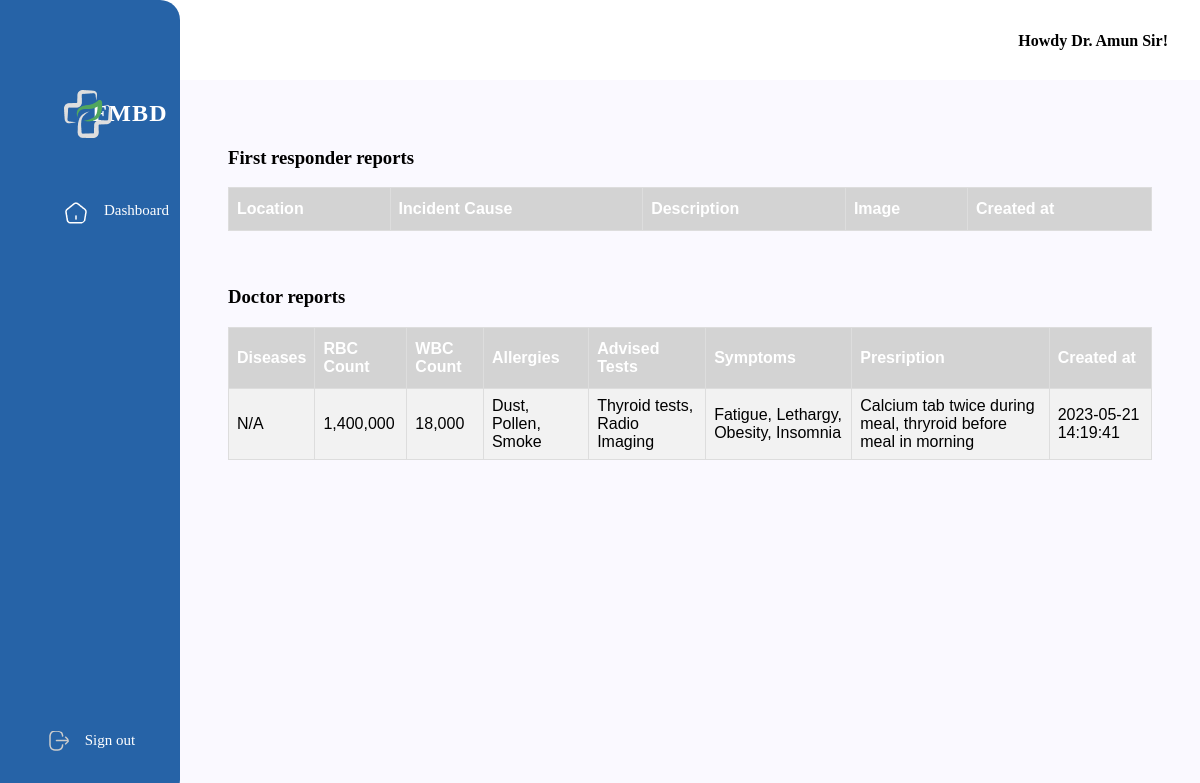
The app's page /users/doctor/patient-history.php?pid=40 (signed in) with its own data.
### tables this page shows
CREATE TABLE `doctor_reports` (
  `id` bigint(20) UNSIGNED NOT NULL,
  `patient_id` bigint(20) UNSIGNED DEFAULT NULL,
  `diseases` longtext DEFAULT NULL,
  `rbc_count` varchar(255) DEFAULT NULL,
  `wbc_count` varchar(255) DEFAULT NULL,
  `allergies` longtext DEFAULT NULL,
  `advised_tests` longtext DEFAULT NULL,
  `test_status` varchar(100) DEFAULT NULL,
  `blood_group` varchar(100) DEFAULT NULL,
  `symptoms` longtext DEFAULT NULL,
  `prescriptions` longtext DEFAULT NULL,
  `diagnosis` longtext DEFAULT NULL,
  `prescribed_medicines` varchar(255) DEFAULT NULL,
  `created_at` timestamp NOT NULL DEFAULT current_timestamp()
);

### users/doctor/patient-history.php (the view, shortened to what this page needs)
<html lang="en">
<head>
    <?php include "./header.php"; ?>
</head>
<body>
    <div class="container">
        <div class="body-section">
            <h3>First responder reports</h3>
            <table border="1">
                <tr>
                    <th>Location</th>
                    <th>Incident Cause</th>
                    <th>Description</th>
                    <th>Image</th>
                    <th>Created at</th>
                </tr>
            </table>
            <br><br>
            <h3>Doctor reports</h3>
            <table border="1">
                <tr>
                    <th>Diseases</th>
                    <th>RBC Count</th>
                    <th>WBC Count</th>
                    <th>Allergies</th>
                    <th>Advised Tests</th>
                    <th>Symptoms</th>
                    <th>Presription</th>
                    <th>Created at</th>
                </tr>
                <?php
                $patientId = $_GET['pid'];
                $stmt=$conn->query("SELECT * from doctor_reports WHERE patient_id = $patientId");
                $stmt->execute();
                $fresponder_reports = $stmt->fetchAll();
                foreach($fresponder_reports as $fr){
                ?>
                <tr>
                    <td><?=$fr['dieseases']??'N/A'?></td>
                    <td><?=$fr['rbc_count']??'N/A'?></td>
                    <td><?=$fr['wbc_count']??'N/A'?></td>
                    <td><?=$fr['allergies']??'N/A'?></td>
                    <td><?=$fr['advised_tests']??'N/A'?></td>
                    <td><?=$fr['symptoms']??'N/A'?></td>
                    <td><?=$fr['prescriptions']??'N/A'?></td>
                    <td><?=$fr['created_at']??'N/A'?></td>
                </tr>
                <?php
                }
                ?>
            </table>
        </div>
    </div>
    </div>
</body>
</html>

### css/dashboard.css (style rules this page uses)
.body-section { background-color: #faf9ff; padding: 3rem; height: 78vh; }

### css/sidebar.css (style rules this page uses)
body { margin: 0; }

### css/style.css (style rules this page uses)
:root { --background-color: #faf9ff; }
.container { display: flex; }

### users/doctor/patient-history.php (style rules this page uses)
table { font-family: Arial, Helvetica, sans-serif; border-collapse: collapse; width: 100%; }
table td, table th { border: 1px solid #ddd; padding: 8px; }
table tr:nth-child(even) { background-color: #f2f2f2; }
table th { padding-top: 12px; padding-bottom: 12px; text-align: left; background-color: lightgrey; color: white; }

### records on screen
doctor_reports: dieseases "N/A", rbc_count "1,400,000", wbc_count "18,000", allergies "Dust, Pollen, Smoke", advised_tests "Thyroid tests, Radio Imaging", symptoms "Fatigue, Lethargy, Obesity, Insomnia", prescriptions "Calcium tab twice during meal, thryroid before meal in morning", created_at "2023-05-21 14:19:41"

### other values on screen
$link['title'] "Dashboard"
$_SESSION['userInfo']['name'] "Dr. Amun Sir"
